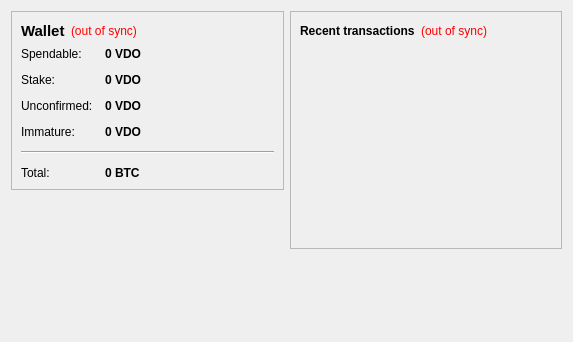
<?xml version="1.0" encoding="UTF-8"?>
<ui version="4.0">
 <class>OverviewPage</class>
 <widget class="QWidget" name="OverviewPage">
  <property name="geometry">
   <rect>
    <x>0</x>
    <y>0</y>
    <width>573</width>
    <height>342</height>
   </rect>
  </property>
  <property name="windowTitle">
   <string>Form</string>
  </property>
  <layout class="QHBoxLayout" name="horizontalLayout" stretch="1,1">
   <item>
    <layout class="QVBoxLayout" name="verticalLayout_2">
     <item>
      <widget class="QFrame" name="frame">
       <property name="frameShape">
        <enum>QFrame::StyledPanel</enum>
       </property>
       <property name="frameShadow">
        <enum>QFrame::Raised</enum>
       </property>
       <layout class="QVBoxLayout" name="verticalLayout_4">
        <item>
         <layout class="QHBoxLayout" name="horizontalLayout_4">
          <item>
           <widget class="QLabel" name="label_5">
            <property name="font">
             <font>
              <pointsize>11</pointsize>
              <weight>75</weight>
              <bold>true</bold>
             </font>
            </property>
            <property name="text">
             <string>Wallet</string>
            </property>
           </widget>
          </item>
          <item>
           <widget class="QLabel" name="labelWalletStatus">
            <property name="toolTip">
             <string>The displayed information may be out of date. Your wallet automatically synchronizes with the Vidio network after a connection is established, but this process has not completed yet.</string>
            </property>
            <property name="styleSheet">
             <string notr="true">QLabel { color: red; }</string>
            </property>
            <property name="text">
             <string notr="true">(out of sync)</string>
            </property>
            <property name="alignment">
             <set>Qt::AlignLeading|Qt::AlignLeft|Qt::AlignVCenter</set>
            </property>
           </widget>
          </item>
          <item>
           <spacer name="horizontalSpacer_2">
            <property name="orientation">
             <enum>Qt::Horizontal</enum>
            </property>
            <property name="sizeHint" stdset="0">
             <size>
              <width>40</width>
              <height>20</height>
             </size>
            </property>
           </spacer>
          </item>
         </layout>
        </item>
        <item>
         <layout class="QFormLayout" name="formLayout_2">
          <property name="fieldGrowthPolicy">
           <enum>QFormLayout::AllNonFixedFieldsGrow</enum>
          </property>
          <property name="horizontalSpacing">
           <number>12</number>
          </property>
          <property name="verticalSpacing">
           <number>12</number>
          </property>
          <item row="0" column="0">
           <widget class="QLabel" name="label">
            <property name="text">
             <string>Spendable:</string>
            </property>
           </widget>
          </item>
          <item row="0" column="1">
           <widget class="QLabel" name="labelBalance">
            <property name="font">
             <font>
              <weight>75</weight>
              <bold>true</bold>
             </font>
            </property>
            <property name="cursor">
             <cursorShape>IBeamCursor</cursorShape>
            </property>
            <property name="toolTip">
             <string>Your current spendable balance</string>
            </property>
            <property name="text">
             <string notr="true">0 VDO</string>
            </property>
            <property name="textInteractionFlags">
             <set>Qt::LinksAccessibleByMouse|Qt::TextSelectableByKeyboard|Qt::TextSelectableByMouse</set>
            </property>
           </widget>
          </item>
          <item row="1" column="0">
           <widget class="QLabel" name="label_6">
            <property name="text">
             <string>Stake:</string>
            </property>
           </widget>
          </item>
          <item row="1" column="1">
           <widget class="QLabel" name="labelStake">
            <property name="font">
             <font>
              <weight>75</weight>
              <bold>true</bold>
             </font>
            </property>
            <property name="cursor">
             <cursorShape>IBeamCursor</cursorShape>
            </property>
            <property name="toolTip">
             <string>Total of coins that was staked, and do not yet count toward the current balance</string>
            </property>
            <property name="text">
             <string notr="true">0 VDO</string>
            </property>
            <property name="textInteractionFlags">
             <set>Qt::LinksAccessibleByMouse|Qt::TextSelectableByKeyboard|Qt::TextSelectableByMouse</set>
            </property>
           </widget>
          </item>
          <item row="2" column="0">
           <widget class="QLabel" name="label_3">
            <property name="text">
             <string>Unconfirmed:</string>
            </property>
           </widget>
          </item>
          <item row="2" column="1">
           <widget class="QLabel" name="labelUnconfirmed">
            <property name="font">
             <font>
              <weight>75</weight>
              <bold>true</bold>
             </font>
            </property>
            <property name="cursor">
             <cursorShape>IBeamCursor</cursorShape>
            </property>
            <property name="toolTip">
             <string>Total of transactions that have yet to be confirmed, and do not yet count toward the current balance</string>
            </property>
            <property name="text">
             <string notr="true">0 VDO</string>
            </property>
            <property name="textInteractionFlags">
             <set>Qt::LinksAccessibleByMouse|Qt::TextSelectableByKeyboard|Qt::TextSelectableByMouse</set>
            </property>
           </widget>
          </item>
          <item row="3" column="0">
           <widget class="QLabel" name="labelImmatureText">
            <property name="text">
             <string>Immature:</string>
            </property>
           </widget>
          </item>
          <item row="3" column="1">
           <widget class="QLabel" name="labelImmature">
            <property name="font">
             <font>
              <weight>75</weight>
              <bold>true</bold>
             </font>
            </property>
            <property name="toolTip">
             <string>Mined balance that has not yet matured</string>
            </property>
            <property name="text">
             <string notr="true">0 VDO</string>
            </property>
            <property name="textInteractionFlags">
             <set>Qt::LinksAccessibleByMouse|Qt::TextSelectableByKeyboard|Qt::TextSelectableByMouse</set>
            </property>
           </widget>
          </item>
          <item row="4" column="0" colspan="2">
           <widget class="Line" name="line">
            <property name="orientation">
             <enum>Qt::Horizontal</enum>
            </property>
           </widget>
          </item>
          <item row="5" column="0">
           <widget class="QLabel" name="labelTotalText">
            <property name="text">
             <string>Total:</string>
            </property>
           </widget>
          </item>
          <item row="5" column="1">
           <widget class="QLabel" name="labelTotal">
            <property name="font">
             <font>
              <weight>75</weight>
              <bold>true</bold>
             </font>
            </property>
            <property name="cursor">
             <cursorShape>IBeamCursor</cursorShape>
            </property>
            <property name="toolTip">
             <string>Your current total balance</string>
            </property>
            <property name="text">
             <string notr="true">0 BTC</string>
            </property>
            <property name="textInteractionFlags">
             <set>Qt::LinksAccessibleByMouse|Qt::TextSelectableByKeyboard|Qt::TextSelectableByMouse</set>
            </property>
           </widget>
          </item>
         </layout>
        </item>
       </layout>
      </widget>
     </item>
     <item>
      <spacer name="verticalSpacer">
       <property name="orientation">
        <enum>Qt::Vertical</enum>
       </property>
       <property name="sizeHint" stdset="0">
        <size>
         <width>20</width>
         <height>40</height>
        </size>
       </property>
      </spacer>
     </item>
	 <item>
      <widget class="QLabel" name="label_2">
       <property name="autoFillBackground">
        <bool>true</bool>
       </property>
       <property name="text">
        <string/>
       </property>
       <property name="pixmap">
        <pixmap resource="../bitcoin.qrc">:/icons/techbg</pixmap>
       </property>
       <property name="scaledContents">
        <bool>false</bool>
       </property>
       <property name="margin">
        <number>0</number>
       </property>
      </widget>
     </item>
    </layout>
   </item>
   <item>
    <layout class="QVBoxLayout" name="verticalLayout_3">
     <item>
      <widget class="QFrame" name="frame_2">
       <property name="frameShape">
        <enum>QFrame::StyledPanel</enum>
       </property>
       <property name="frameShadow">
        <enum>QFrame::Raised</enum>
       </property>
       <layout class="QVBoxLayout" name="verticalLayout">
        <item>
         <layout class="QHBoxLayout" name="horizontalLayout_2">
          <item>
           <widget class="QLabel" name="label_4">
            <property name="text">
             <string>&lt;b&gt;Recent transactions&lt;/b&gt;</string>
            </property>
           </widget>
          </item>
          <item>
           <widget class="QLabel" name="labelTransactionsStatus">
            <property name="toolTip">
             <string>The displayed information may be out of date. Your wallet automatically synchronizes with the Vidio network after a connection is established, but this process has not completed yet.</string>
            </property>
            <property name="styleSheet">
             <string notr="true">QLabel { color: red; }</string>
            </property>
            <property name="text">
             <string notr="true">(out of sync)</string>
            </property>
            <property name="alignment">
             <set>Qt::AlignRight|Qt::AlignTrailing|Qt::AlignVCenter</set>
            </property>
           </widget>
          </item>
          <item>
           <spacer name="horizontalSpacer">
            <property name="orientation">
             <enum>Qt::Horizontal</enum>
            </property>
            <property name="sizeHint" stdset="0">
             <size>
              <width>40</width>
              <height>20</height>
             </size>
            </property>
           </spacer>
          </item>
         </layout>
        </item>
        <item>
         <widget class="QListView" name="listTransactions">
          <property name="styleSheet">
           <string notr="true">QListView { background: transparent; }</string>
          </property>
          <property name="frameShape">
           <enum>QFrame::NoFrame</enum>
          </property>
          <property name="verticalScrollBarPolicy">
           <enum>Qt::ScrollBarAlwaysOff</enum>
          </property>
          <property name="horizontalScrollBarPolicy">
           <enum>Qt::ScrollBarAlwaysOff</enum>
          </property>
          <property name="selectionMode">
           <enum>QAbstractItemView::NoSelection</enum>
          </property>
         </widget>
        </item>
       </layout>
      </widget>
     </item>
     <item>
      <spacer name="verticalSpacer_2">
       <property name="orientation">
        <enum>Qt::Vertical</enum>
       </property>
       <property name="sizeHint" stdset="0">
        <size>
         <width>20</width>
         <height>40</height>
        </size>
       </property>
      </spacer>
     </item>
    </layout>
   </item>
  </layout>
 </widget>
 <resources/>
 <connections/>
</ui>
